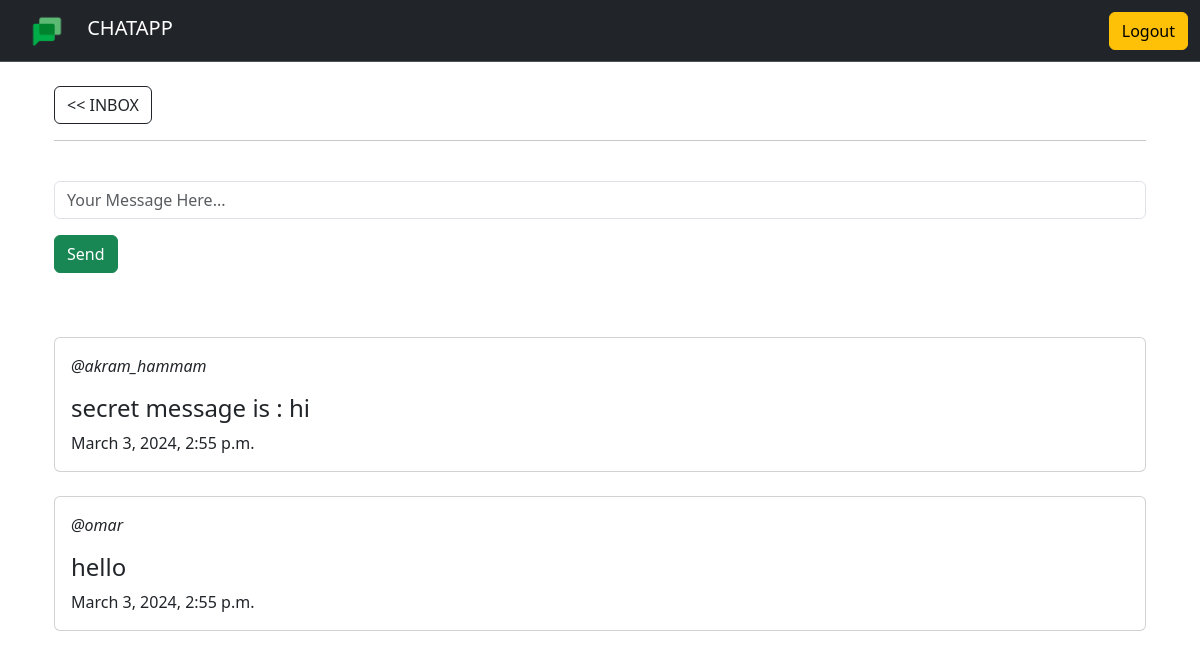
The page /chat/4/ (signed in) on the database its author committed.
### chat/models.py (models this page shows)
class Message(models.Model):
    user = models.ForeignKey(User, on_delete=models.CASCADE)
    chat = models.ForeignKey(Chat, on_delete=models.CASCADE)
    body = models.TextField()
    created = models.DateTimeField(auto_now_add=True)
    def __str__(self) -> str:
        return self.body
    class Meta:
        ordering = ["-created"]

### chat/views.py (the view)
# urls.py: path('chat/<int:pk>/', views.chat_view, name='chat'),
@login_required(login_url='home')
def chat_view(request, pk):
    chat = Chat.objects.get(id=pk)
    messages = Message.objects.filter(chat=chat)
    if request.method == "POST":
        body = request.POST['body']
        Message.objects.create(user=request.user, chat=chat, body=body)
    context = {
        'body_messages': messages,
    }
    return render(request, 'chat/chat.html', context)

### chat/templates/chat/chat.html (shortened to what this page needs)
{% extends 'chat/main.html' %}
{% block content %}
<div class="container">
    <div class="container">
        <br>
        <a href="/" class="btn btn-outline-dark"><< INBOX</a>
        <hr><br>
        <form method="POST">
            <div class="mb-3">
                <input type="text" placeholder="Your Message Here..." name="body" class="form-control" id="text" aria-describedby="text">
            </div>
            <button type="submit" class="btn btn-success">Send</button>
        </form>
    </div>
    <br>
    <div class="container">
        {% for body_message in body_messages %}
        <br>
        <div class="card">
            <div class="card-body">
                <p><i>@{{body_message.user.username}}</i></p>
                <h4>{{body_message}}</h4>
                <h10>{{body_message.created}}</h10>
            </div>
        </div>
        {% endfor %}
    </div>
</div>
{% endblock content %}

### rows shown on the page
Message: user.username "akram_hammam", body "secret message is : hi", created "March 3, 2024, 2:55 p.m."
Message: user.username "omar", body "hello", created "March 3, 2024, 2:55 p.m."
